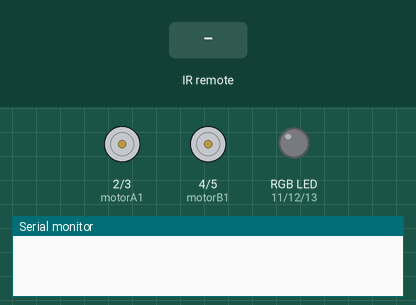
A sketch run on a simulated Arduino Uno, built with avr-gcc and run on an emulated ATmega328P. On the bench: motor-driver pin pairs drawn as motors (green arrow = first pin HIGH = forward, orange = second pin HIGH = backward, longer = more drive), an RGB LED mixed from three pins (HIGH = lit), the last lines printed to the serial monitor. The inputs (shaded band) are chosen by the test bench.

Above: at 1.8 s.
1.9 s: infrared code 0x3FCFC03 received
At 2.6 s:
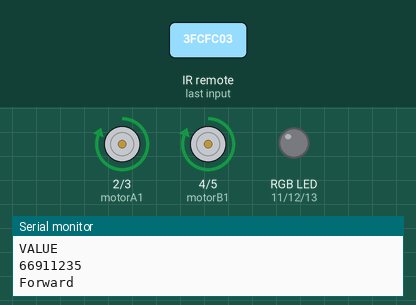
3.5 s: infrared code 0x3FC03FC received
At 3.8 s:
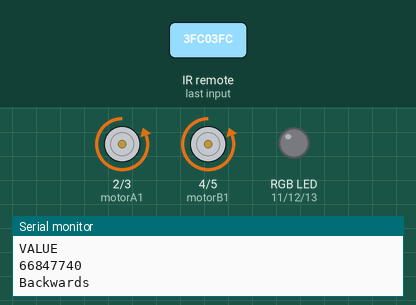
5.0 s: infrared code 0x3FC30CF received
At 6.2 s:
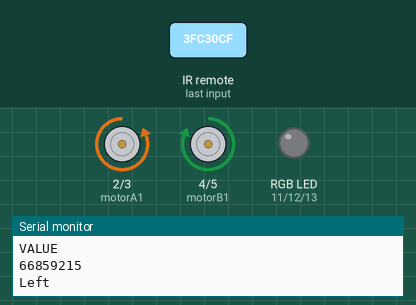
6.5 s: infrared code 0x3FC0CF3 received
At 7.4 s:
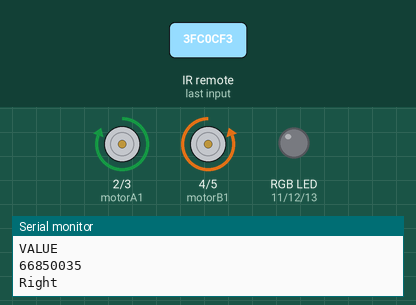
8.0 s: infrared code 0x3FC08F7 received
At 8.6 s:
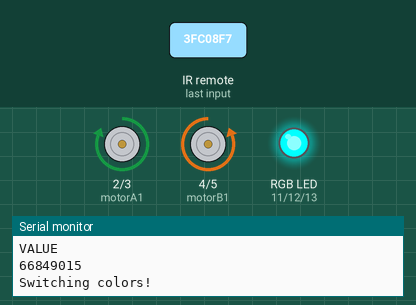
9.5 s: infrared code 0x3FC00FF received
At 9.8 s:
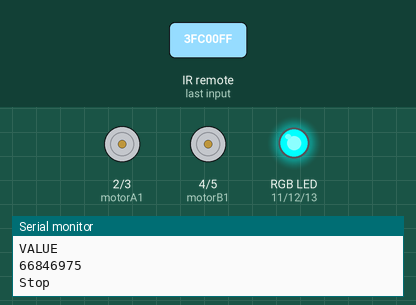
Timing chart, 0 to 12.0 s (numbered marks = the images above; inputs shaded):
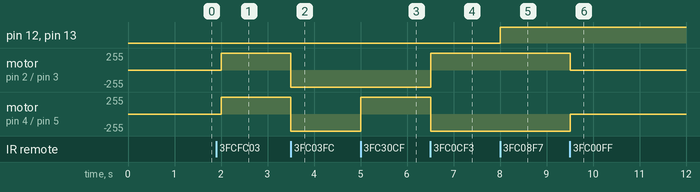

The sketch:

Auto.ino
```cpp
#include <IRremote.h>
#include <IRremoteInt.h>

const int motorA1 = 2;
const int motorA2 = 3;
const int motorB1 = 4;
const int motorB2 = 5;
const int RECV_PIN = 7;
const int rgb_red = 11;
const int rgb_green = 12;
const int rgb_blue = 13;

int led_toggle;

IRrecv irrecv(RECV_PIN);
decode_results results;


void setup() {
  Serial.begin(9600);

  pinMode(motorA1, OUTPUT);
  pinMode(motorB1, OUTPUT);
  pinMode(motorA2, OUTPUT);
  pinMode(motorB2, OUTPUT);

    pinMode(rgb_red, OUTPUT);
    pinMode(rgb_green, OUTPUT);
    pinMode(rgb_blue, OUTPUT);

  pinMode(RECV_PIN, INPUT);
  irrecv.enableIRIn(); // Start the receiver
}

void switch_colors() {
  // Zo komt de led_toggle niet boven de 6 uit, bij 7 gaat het terug naar 0
  led_toggle = (led_toggle + 1) % 7;
  switch(led_toggle){
    case 0:
      digitalWrite(rgb_red, HIGH);
      digitalWrite(rgb_green, HIGH);
      digitalWrite(rgb_blue, HIGH);
      break;
    case 1:
      digitalWrite(rgb_red, LOW);
      digitalWrite(rgb_green, HIGH);
      digitalWrite(rgb_blue, HIGH);
      break;
    case 2:
      digitalWrite(rgb_red, HIGH);
      digitalWrite(rgb_green, LOW);
      digitalWrite(rgb_blue, HIGH);
      break;
    case 3:
      digitalWrite(rgb_red, HIGH);
      digitalWrite(rgb_green, HIGH);
      digitalWrite(rgb_blue, LOW);
      break;
    case 4:
      digitalWrite(rgb_red, LOW);
      digitalWrite(rgb_green, LOW);
      digitalWrite(rgb_blue, HIGH);
      break;
    case 5:
      digitalWrite(rgb_red, LOW);
      digitalWrite(rgb_green, HIGH);
      digitalWrite(rgb_blue, LOW);
      break;
    case 6:
      digitalWrite(rgb_red, HIGH);
      digitalWrite(rgb_green, LOW);
      digitalWrite(rgb_blue, LOW);
      break;
  }
}

void drive(int command) {
  // Forward
  if(results.value == 66911235){
    digitalWrite(motorA1, HIGH);
    digitalWrite(motorB1, HIGH);
    digitalWrite(motorA2, LOW);
    digitalWrite(motorB2, LOW);
    Serial.println("Forward");
  }
  // Backw
  else if(results.value == 66847740){
    digitalWrite(motorA1, LOW);
    digitalWrite(motorB1, LOW);
    digitalWrite(motorA2, HIGH);
    digitalWrite(motorB2, HIGH);
    Serial.println("Backwards");
  }
  // Left
  else if(results.value == 66859215){
    digitalWrite(motorA1, LOW);
    digitalWrite(motorB1, HIGH);
    digitalWrite(motorA2, HIGH);
    digitalWrite(motorB2, LOW);
    Serial.println("Left");
  }
  // Right
  else if(results.value == 66850035){
    digitalWrite(motorA1, HIGH);
    digitalWrite(motorB1, LOW);
    digitalWrite(motorA2, LOW);
    digitalWrite(motorB2, HIGH);
    Serial.println("Right");
  }
  // Stop
  else if(results.value == 66846975){
    digitalWrite(motorA1, LOW);
    digitalWrite(motorB1, LOW);
    digitalWrite(motorA2, LOW);
    digitalWrite(motorB2, LOW);
    Serial.println("Stop");
  }
  // Switch colors
  else if(results.value == 66849015) {
    switch_colors();
    Serial.println("Switching colors!");
  }
}

int receive_infrared() {
  // Ontvangen van IR signaal
  if (irrecv.decode(&results)) {
    Serial.println("VALUE");
    Serial.println(results.value);
    irrecv.resume(); // Receive the next value
  }

  return results.value;
}

void loop() {
  //Even wachten, zodat je niet 5 IR-codes binnen 1 seconde krijgt.
  delay(500);

//  Serial.println(results.value, HEX);
  // Hier roepen we de drive() functie aan, we geven de waarde mee, dit maakt alles een stuk overzichtelijker.
  drive(receive_infrared());

  results.value = 0;

}
```

Measured:
- after the input at 1.9 s, motor on pin 2 (motorA1) / pin 3 (motorA2), motor on pin 4 (motorB1) / pin 5 (motorB2): stopped → forward 255/255 after 0.10 s
- after the input at 3.5 s, motor on pin 2 (motorA1) / pin 3 (motorA2), motor on pin 4 (motorB1) / pin 5 (motorB2): forward 255/255 → backward 255/255 at once
- after the input at 5.0 s, motor on pin 4 (motorB1) / pin 5 (motorB2): backward 255/255 → forward 255/255 at once
- after the input at 6.5 s, motor on pin 2 (motorA1) / pin 3 (motorA2): backward 255/255 → forward 255/255 at once; motor on pin 4 (motorB1) / pin 5 (motorB2): forward 255/255 → backward 255/255 at once
- after the input at 8.0 s, pin 12 (rgb_green), pin 13 (rgb_blue): LOW → HIGH at once
- after the input at 9.5 s, motor on pin 2 (motorA1) / pin 3 (motorA2): forward 255/255 → stopped at once; motor on pin 4 (motorB1) / pin 5 (motorB2): backward 255/255 → stopped at once
